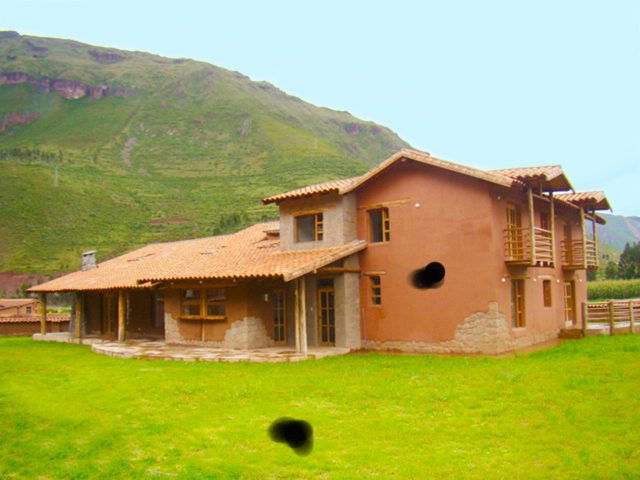
#> input picture projecte/casa.jpg, 640 x 480 px
$ jupyter execute --allow-errors inpainting_practica2.ipynb   (Python 2 division)   (older library calls are emulated)
#> lines starting #> are read from the running program, lines starting #| are printed output that depends on the picture
[cell 1]
from skimage import data, draw,color, data, restoration
from skimage import transform, util
from scipy import misc, fftpack, signal, ndimage
import numpy as np
from numpy.linalg import inv
from skimage import filters, color
from matplotlib import pyplot as plt
from PIL import Image, ImageDraw, ImageEnhance
import matplotlib.animation as animation
from scipy.misc import imresize
from scipy import ndimage as nd
import scipy

[cell 2]
scale = 8
rgb =  plt.imread('casa.jpg')
#> rgb is the input picture: shape (480, 640, 3); mean R, G, B 166.1, 167.6, 99.1
rgb = imresize(rgb, ( rgb.shape[0]/scale,rgb.shape[1]/scale,3),interp='bilinear')
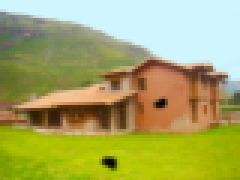
#> rgb: shape (60, 80, 3) (shown 3 times larger); mean R, G, B 166.1, 167.6, 99.1
img_LAB = color.rgb2lab(rgb.astype('float'))
#> img_LAB: shape (60, 80, 3) float64; mean of channels 0, 1, 2 6560.5, -567.4, 2581.9
img_gris = color.rgb2gray(rgb)
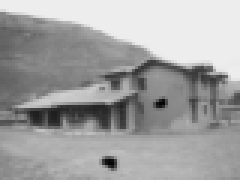
#> img_gris: shape (60, 80) float64 (shown 3 times larger); min 0.016, max 0.938, mean 0.637
print img_gris.shape
#| (60, 80)
print rgb.shape
#| (60, 80, 3)
# [7 lines of commented-out code are left out]

[cell 3]
def gradient(img):
    img = color.rgb2gray(img)
    gx, gy = np.gradient(img)
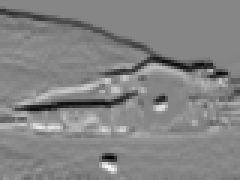
#> gx: shape (60, 80) float64 (shown 3 times larger); min -0.338, max 0.303, mean -0.005; drawn with min black and max white
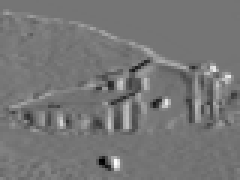
#> gy: shape (60, 80) float64 (shown 3 times larger); min -0.259, max 0.305, mean 0.00279; drawn with min black and max white
    grad = np.sqrt(gx*gx + gy*gy)
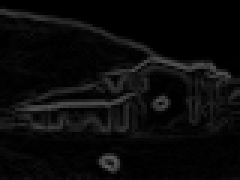
#> grad: shape (60, 80) float64 (shown 3 times larger); min 0, max 0.365, mean 0.0413
    return grad
grad = gradient(img_gris)
#normalitzacio d'imatge
def normalitzar(imatge):
    return np.real((imatge - np.min(imatge)) * 256 / (np.max(imatge) - np.min(imatge)))

[cell 4]
#normalitzo les imatges a 255
rgb=normalitzar(rgb)
img_gris=normalitzar(img_gris)
img_grad=gradient(rgb)
#> in gradient (call 2), `grad = np.sqrt(gx*gx + gy*gy)`:
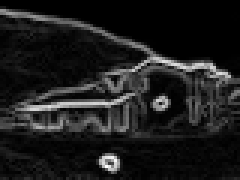
#> grad: shape (60, 80) float64 (shown 3 times larger); min 0, max 0.00142, mean 0.000161; drawn with min black and max white
img_grad=normalitzar(img_grad)
print img_grad.shape
#| (60, 80)
# [9 lines of commented-out code are left out]

[cell 5]
class get_mouse_click():

    #Mouse interaction interface for radial distortion removal.
    def __init__(self, img):
      height, width = img.shape[:2]
#> height = 60; width = 80
      self.figure = plt.imshow(img, extent=(0, width, height, 0))
      plt.gray()
      plt.title('select the object to remove')
      plt.xlabel('Select sets of  points with left mouse button,\n'
                 'click right button to close the polygon.')
      plt.connect('button_press_event', self.button_press)
      plt.connect('motion_notify_event', self.mouse_move)

      self.img = np.atleast_3d(img)
      self.points = []
      self.centre = np.array([(width - 1)/2., (height - 1)/2.])
#> self.centre = [39.5, 29.5]

      self.height = height
#> self.height = 60
      self.width = width
#> self.width = 80

      self.make_cursorline()
      self.figure.axes.set_autoscale_on(False)

      plt.show()
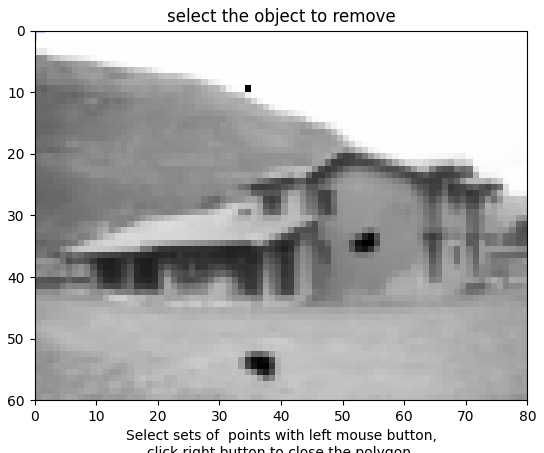
#> figure drawn by matplotlib, 1 panel
      plt.close()

    def make_cursorline(self):
        self.cursorline, = plt.plot([0],[0],'r:+', linewidth=2,markersize=15,markeredgecolor='b')

    # [23 lines left out: functions button_press, mouse_move, not called in this run]
def compute_mask(width,height,polygon):

    img = Image.new('L', (width, height), 0)
    ImageDraw.Draw(img).polygon(polygon, outline=1, fill=1)
    mask = np.array(img)
    #mask100 = 100*np.ones([mask.shape[0],mask.shape[1]])
    #mask=mask*101
    #mask = 1. - mask; # switch 0s and 1s
    return mask
# [47 lines left out: functions convine_mask, buscar_pix, reccorrer_img, millors_pix, not called in this run]

[cell 6]
rdi = get_mouse_click(img_gris.astype('uint8'))
height,width=img_gris.shape
#> height = 60; width = 80
#> (the rest of this cell did not finish here and is left out)

#> in compute_mask, `img = Image.new('L', (width, height), 0)`: img: PIL image 80x60 L; every value is 0
##################3faltaria el tema que va comentar d'usuar una imatge copia xk no afectes.
#####################per altra part a la herba no funciona
#calculo el primer contorn a substituir restant la mascara menys ella mateixa erosionada
cont=0
vent =4
for p in xrange(5):
    zona_delete_erosio=ndimage.binary_erosion(zona_delete)
    #busco el contorn mes extern de la part a substituir
    delete_ceva =zona_delete - zona_delete_erosio
    #actualitzo la mascara amb el que ja haurem substituit

    finestra = np.zeros((vent,vent))
    finestra_validar = np.ones((vent,vent), dtype=np.int)
    img_gris_convine=convine_mask(zona_delete,img_gris)
    zona_delete = zona_delete_erosio
    for i in xrange(len(delete_ceva)):
        for j in xrange(len(delete_ceva[0])):
            if delete_ceva[i][j]==1:
                #print i,j
                finestra=zona_delete[i-vent/2:i+vent/2,j-vent/2:j+vent/2]
                #finestra2 per multiplicar on tenim 0 on hi haura el forat
                finestra_validar=abs(finestra-finestra_validar)
                #finestra_retorna=funcio que retornara la finestra mes similar
                t,r=reccorrer_img(finestra,finestra_validar,img_gris_convine,i,j,vent)
                img_gris[i][j]=img_gris[t][r]
                misc.imsave('imatges/'+str(cont+1)+'.png',img_gris)
                cont= cont +1
                # [4 lines of commented-out code are left out]

#> (a cell that did not finish here is left out)

[cell 8]
for i in xrange(5,9):
    for j in xrange(5,9):
        print i,j

[cell 9]
plt.imshow(img_gris)
plt.title('img_mask')
plt.show()

[cell 10]
np.max(img_gris)
#> Out = 256

$ run again, with projecte/countryside.jpg copied over projecte/casa.jpg
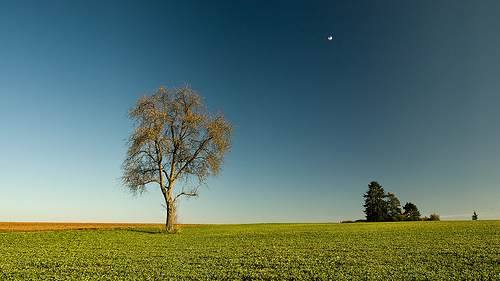
#> input picture projecte/countryside.jpg, 500 x 281 px
#> rgb is the input picture: shape (281, 500, 3); mean R, G, B 90.9, 115.3, 103.4
#> rgb: shape (35, 62, 3)
#> img_LAB: shape (35, 62, 3) float64; mean of channels 0, 1, 2 4758.6, -652.6, 215.8
#| (35, 62)
#| (35, 62, 3)
#> in normalitzar (call 2), `return np.real((imatge - np.min(imatge)) * 256 / (np.max(imatge) - np...`:
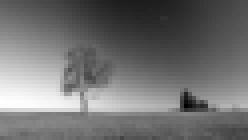
#> returned value: shape (35, 62) float64 (shown 4 times larger); min 0, max 256, mean 114.7; drawn with min black and max white
#| (35, 62)
#> in __init__, `plt.show()`:
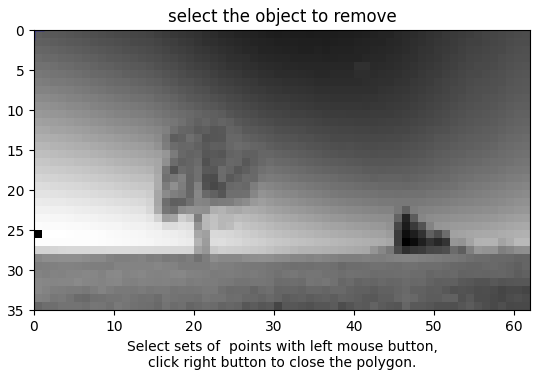
#> figure drawn by matplotlib, 1 panel
#> Out = 256

$ run again, with projecte/explicacioprofe1.jpg copied over projecte/casa.jpg
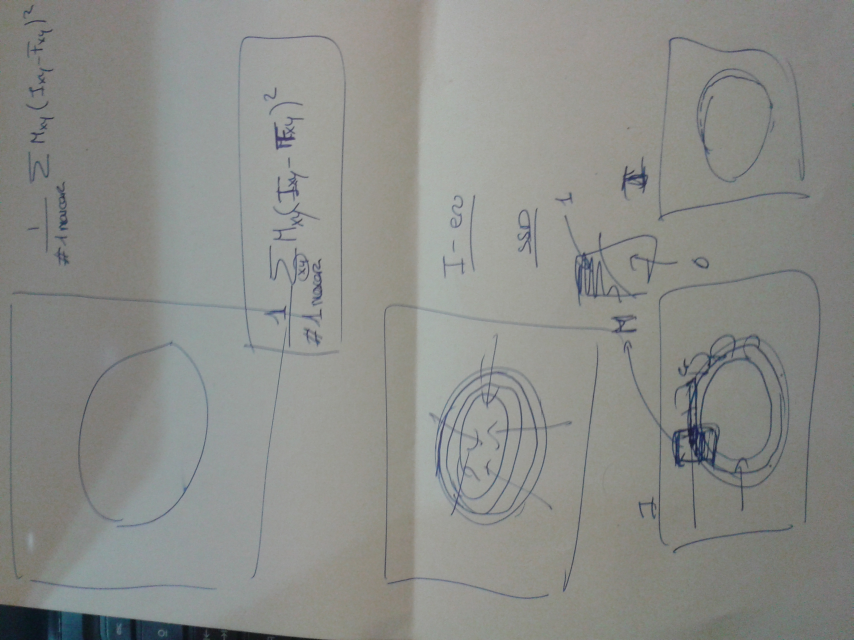
#> input picture projecte/explicacioprofe1.jpg, 2560 x 1920 px (shown at 1/3 size)
#> rgb is the input picture: shape (1920, 2560, 3); mean R, G, B 139.8, 141.3, 137.4
#> rgb: shape (240, 320, 3)
#> img_LAB: shape (240, 320, 3) float64; mean of channels 0, 1, 2 5791.4, -105.7, 161.2
#| (240, 320)
#| (240, 320, 3)
#> in normalitzar, `return np.real((imatge - np.min(imatge)) * 256 / (np.max(imatge) - np...`:
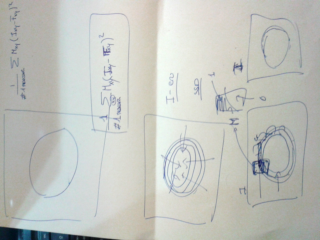
#> returned value: shape (240, 320, 3) uint16; mean of channels 0, 1, 2 196.2, 198.4, 192.5; drawn with min black and max white
#| (240, 320)
#> in __init__, `plt.show()`:
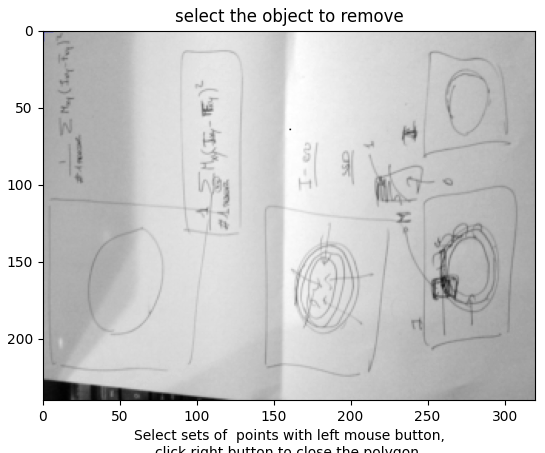
#> figure drawn by matplotlib, 1 panel
#> Out = 256

$ run again, with projecte/explicacioprofe2.jpg copied over projecte/casa.jpg
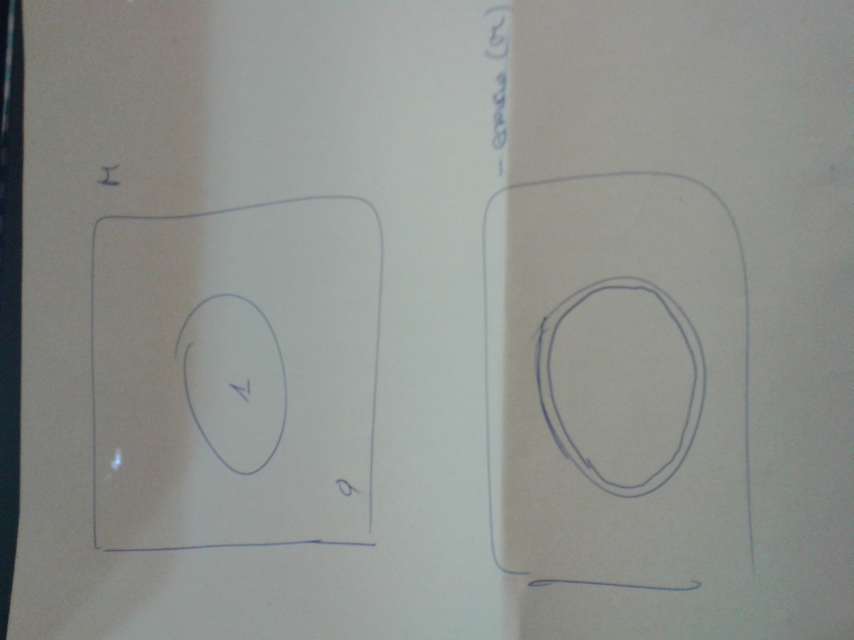
#> input picture projecte/explicacioprofe2.jpg, 2560 x 1920 px (shown at 1/3 size)
#> rgb is the input picture: shape (1920, 2560, 3); mean R, G, B 142.1, 145.2, 141.3
#> rgb: shape (240, 320, 3)
#> img_LAB: shape (240, 320, 3) float64; mean of channels 0, 1, 2 5903.3, -157.9, 142.8
#| (240, 320)
#| (240, 320, 3)
#| (240, 320)
#> in __init__, `plt.show()`:
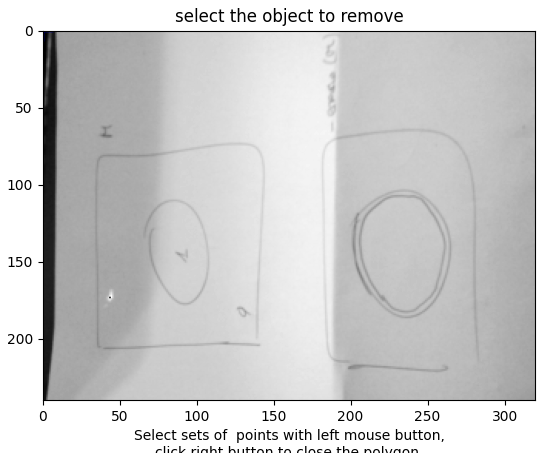
#> figure drawn by matplotlib, 1 panel
#> Out = 256
